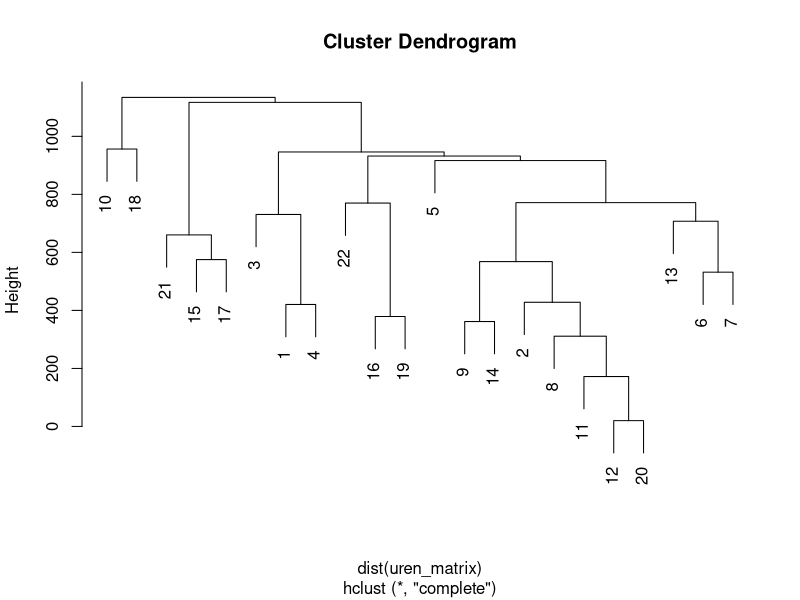
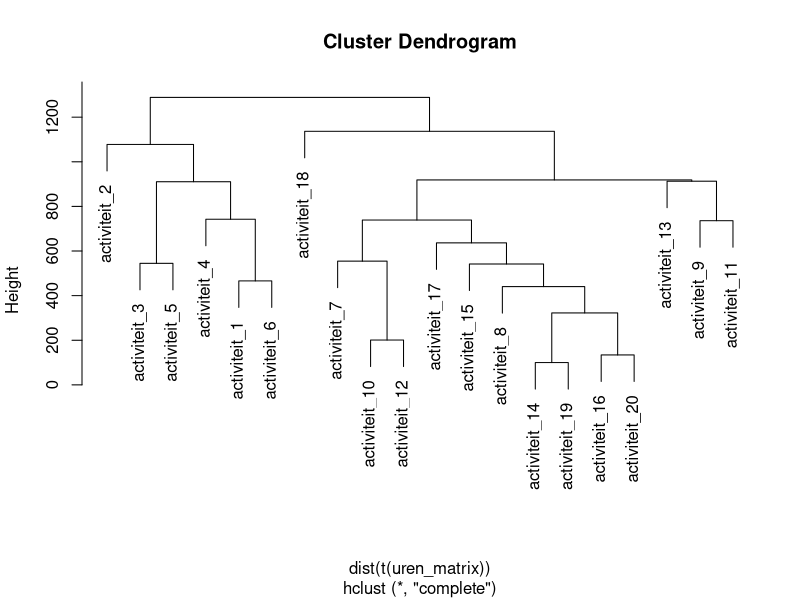
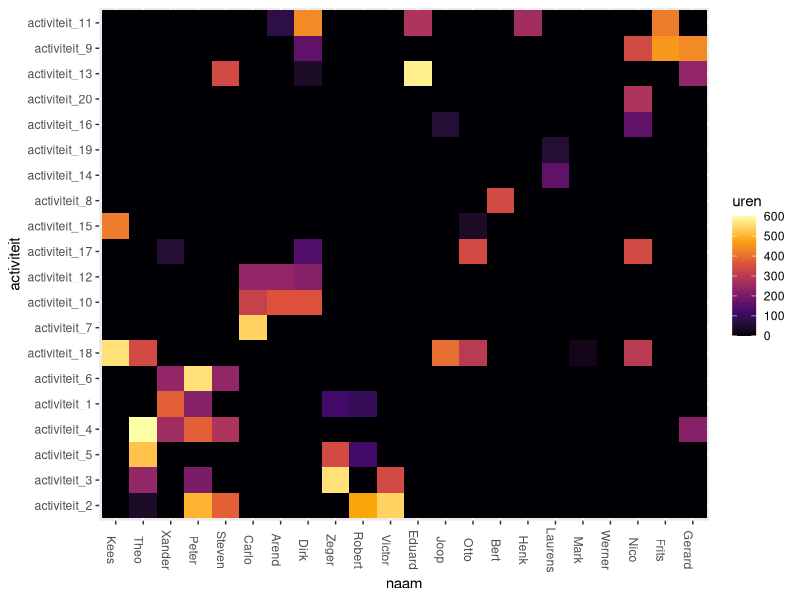

These charts were generated, in order, by the following R code:
## ---- chunk 1
library(tidyverse)
library(viridisLite)
library(readxl)

## ---- chunk 2
urenoverzicht <- read_excel("urenoverzicht.xlsx", sheet = "Blad2")
uren_matrix <- urenoverzicht  %>%  `row.names<-`(.$naam) %>% select(-naam) %>% as.matrix()


## ---- chunk 3

clusters_n <- hclust(dist(uren_matrix)) 
clusters_n %>% plot()

## ---- chunk 4

clusters_act <- hclust(dist(t(uren_matrix))) 
clusters_act %>% plot()

## ---- chunk 5

volgorde_n <- urenoverzicht$naam[clusters_n$order]
volgorde_act <- colnames(urenoverzicht[,-1])[clusters_act$order]


urenoverzicht %>% gather(activiteit, uren, -naam) %>% 
  mutate(naam = fct_relevel(naam, volgorde_n), activiteit = fct_relevel(activiteit, volgorde_act)) %>% 
  ggplot(aes(naam, activiteit, fill = uren, col)) + 
  geom_tile() + 
  scale_fill_viridis_c(option = "B") + 
  theme(axis.text.x = element_text(angle = 270))
  
